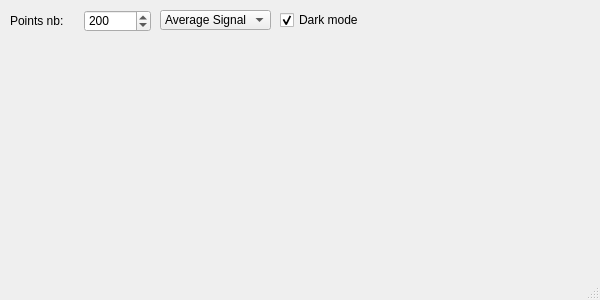
<?xml version="1.0" encoding="UTF-8"?>
<ui version="4.0">
 <class>PlotWindow</class>
 <widget class="QMainWindow" name="PlotWindow">
  <property name="geometry">
   <rect>
    <x>0</x>
    <y>0</y>
    <width>600</width>
    <height>300</height>
   </rect>
  </property>
  <property name="windowTitle">
   <string>Signal chart</string>
  </property>
  <widget class="QWidget" name="centralwidget">
   <widget class="QWidget" name="horizontalLayoutWidget">
    <property name="geometry">
     <rect>
      <x>10</x>
      <y>10</y>
      <width>141</width>
      <height>22</height>
     </rect>
    </property>
    <layout class="QHBoxLayout" name="headerLayout">
     <item>
      <widget class="QLabel" name="PointsNbLabel">
       <property name="text">
        <string>Points nb:</string>
       </property>
      </widget>
     </item>
     <item>
      <widget class="QSpinBox" name="PointsNbSpinBox">
       <property name="layoutDirection">
        <enum>Qt::LeftToRight</enum>
       </property>
       <property name="buttonSymbols">
        <enum>QAbstractSpinBox::UpDownArrows</enum>
       </property>
       <property name="minimum">
        <number>1</number>
       </property>
       <property name="maximum">
        <number>1000000</number>
       </property>
       <property name="value">
        <number>200</number>
       </property>
      </widget>
     </item>
    </layout>
   </widget>
   <widget class="QComboBox" name="CurveNameComboBox">
    <property name="geometry">
     <rect>
      <x>160</x>
      <y>10</y>
      <width>111</width>
      <height>20</height>
     </rect>
    </property>
    <property name="currentText">
     <string>Average Signal</string>
    </property>
    <property name="currentIndex">
     <number>0</number>
    </property>
    <item>
     <property name="text">
      <string>Average Signal</string>
     </property>
    </item>
    <item>
     <property name="text">
      <string>Average Noise</string>
     </property>
    </item>
    <item>
     <property name="text">
      <string>Average Signal/ Average Noise</string>
     </property>
    </item>
    <item>
     <property name="text">
      <string>10log10(Average Signal/ Average Noise)</string>
     </property>
    </item>
    <item>
     <property name="text">
      <string>Std Signal</string>
     </property>
    </item>
    <item>
     <property name="text">
      <string>Std Signal / Average Noise</string>
     </property>
    </item>
    <item>
     <property name="text">
      <string>Std Signal / Average Signal</string>
     </property>
    </item>
   </widget>
   <widget class="QCheckBox" name="darkModeCheckBox">
    <property name="geometry">
     <rect>
      <x>280</x>
      <y>10</y>
      <width>81</width>
      <height>20</height>
     </rect>
    </property>
    <property name="text">
     <string>Dark mode</string>
    </property>
    <property name="checked">
     <bool>true</bool>
    </property>
   </widget>
  </widget>
  <widget class="QMenuBar" name="menubar">
   <property name="geometry">
    <rect>
     <x>0</x>
     <y>0</y>
     <width>600</width>
     <height>22</height>
    </rect>
   </property>
  </widget>
  <widget class="QStatusBar" name="statusbar"/>
 </widget>
 <resources/>
 <connections>
  <connection>
   <sender>PointsNbSpinBox</sender>
   <signal>valueChanged(int)</signal>
   <receiver>PlotWindow</receiver>
   <slot>change_points_nb(int)</slot>
   <hints>
    <hint type="sourcelabel">
     <x>202</x>
     <y>47</y>
    </hint>
    <hint type="destinationlabel">
     <x>210</x>
     <y>-25</y>
    </hint>
   </hints>
  </connection>
  <connection>
   <sender>CurveNameComboBox</sender>
   <signal>activated(int)</signal>
   <receiver>PlotWindow</receiver>
   <slot>change_curve(int)</slot>
   <hints>
    <hint type="sourcelabel">
     <x>335</x>
     <y>38</y>
    </hint>
    <hint type="destinationlabel">
     <x>299</x>
     <y>149</y>
    </hint>
   </hints>
  </connection>
  <connection>
   <sender>darkModeCheckBox</sender>
   <signal>stateChanged(int)</signal>
   <receiver>PlotWindow</receiver>
   <slot>toggle_dark_mode()</slot>
   <hints>
    <hint type="sourcelabel">
     <x>466</x>
     <y>39</y>
    </hint>
    <hint type="destinationlabel">
     <x>299</x>
     <y>149</y>
    </hint>
   </hints>
  </connection>
 </connections>
 <slots>
  <slot>auto_scale()</slot>
  <slot>change_points_nb(int)</slot>
  <slot>change_curve(int)</slot>
  <slot>toggle_dark_mode()</slot>
 </slots>
</ui>
